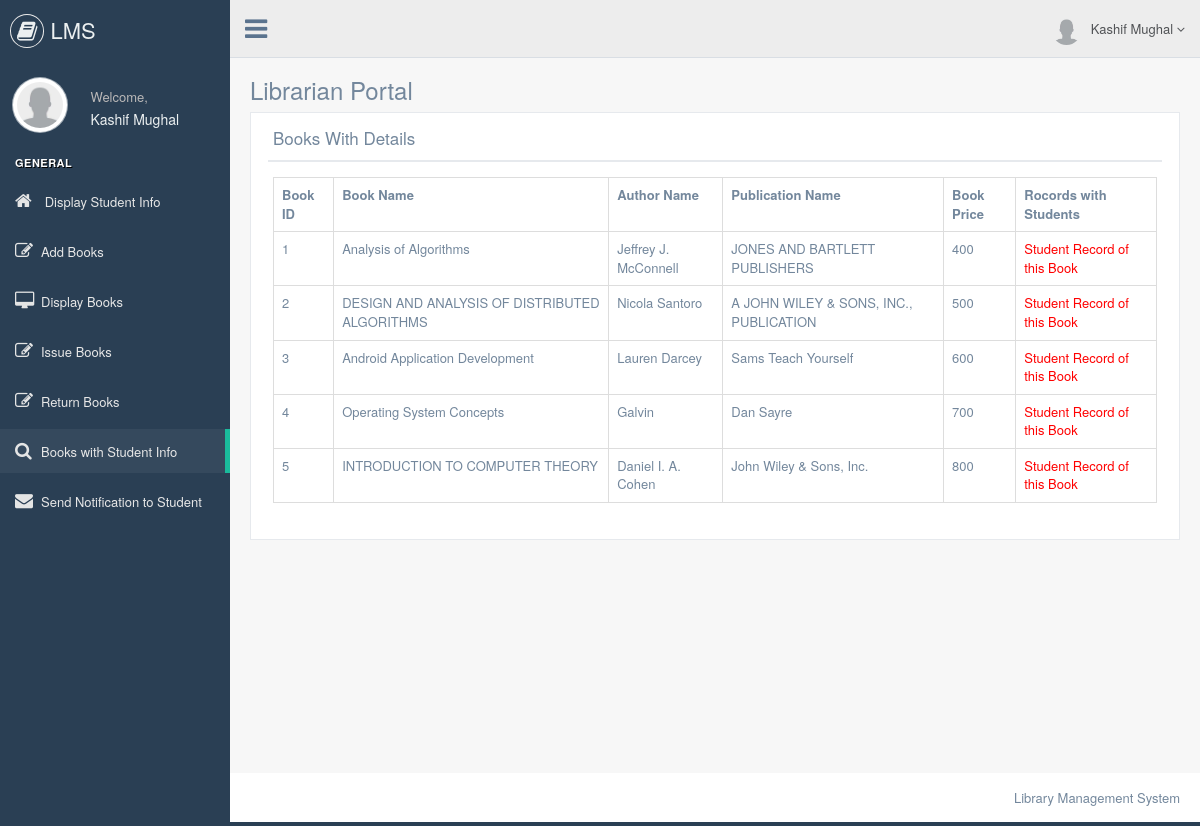
The app's page /LMS/librarian/book_details_with_students.php (signed in) with its own data.
### tables this page shows
CREATE TABLE `add_books` (
  `book_id` int(5) NOT NULL,
  `book_name` varchar(50) NOT NULL,
  `book_author_name` varchar(50) NOT NULL,
  `book_publication_name` varchar(50) NOT NULL,
  `book_purchase_date` date NOT NULL,
  `book_price` int(20) NOT NULL,
  `book_quantity` int(20) NOT NULL,
  `available_quantity` int(20) NOT NULL,
  `librarian_username` varchar(50) NOT NULL
);

### LMS/librarian/book_details_with_students.php (the view, shortened to what this page needs)
    <?php
include "header.php";
include "connection.php";
?>
        <div class="right_col" role="main">
            <div class="">
                <div class="page-title">
                    <div class="title_left">
                        <h3>Librarian Portal</h3>
                    </div>
                </div>
                <div class="clearfix"></div>
                <div class="row" style="min-height:500px">
                    <div class="col-md-12 col-sm-12 col-xs-12">
                        <div class="x_panel">
                            <div class="x_title">
                                <h2>Books With Details</h2>
                                <div class="clearfix"></div>
                            </div>
                            <div class="x_content">
                                <?php
                                    $tbl = mysqli_query($link,"select * from add_books where available_quantity > 0");
                                    echo "<table class='table table-bordered'>";
                                        echo "<tr>";
                                            echo "<th>";    echo "Book ID";   echo "</th>";
                                            echo "<th>";    echo "Book Name";   echo "</th>";
                                            echo "<th>";    echo "Author Name";   echo "</th>";
                                            echo "<th>";    echo "Publication Name";   echo "</th>";
                                            echo "<th>";    echo "Book Price";   echo "</th>";
                                            echo "<th>";    echo "Rocords with Students";   echo "</th>";
                                        echo "</tr>";
                                    while($row = mysqli_fetch_array($tbl))
                                    {
                                        echo "<tr>";
                                        echo "<td>";    echo $row["book_id"];   echo "</td>";
                                        echo "<td>";    echo $row["book_name"];   echo "</td>";
                                        echo "<td>";    echo $row["book_author_name"];   echo "</td>";
                                        echo "<td>";    echo $row["book_publication_name"];   echo "</td>";
                                        echo "<td>";    echo $row["book_price"];   echo "</td>";
                                        echo "<td>";    ?> <a href="all_students_of_this_book.php?book_id=<?php echo $row["book_id"];?>" style="color:red">Student Record of this Book</a><?php   echo "</td>";
                                        echo "</tr>";
                                    }
                                    echo "</table>";
                                    ?>
                            </div>
                        </div>
                    </div>
                </div>
            </div>
        </div>
<?php
    include "footer.php";
?>

### records on screen
add_books: book_id "1", book_name "Analysis of Algorithms", book_author_name "Jeffrey J. McConnell", book_publication_name "JONES AND BARTLETT PUBLISHERS", book_price "400"
add_books: book_id "2", book_name "DESIGN AND ANALYSIS OF DISTRIBUTED ALGORITHMS", book_author_name "Nicola Santoro", book_publication_name "A JOHN WILEY & SONS, INC., PUBLICATION", book_price "500"
add_books: book_id "3", book_name "Android Application Development", book_author_name "Lauren Darcey", book_publication_name "Sams Teach Yourself", book_price "600"
add_books: book_id "4", book_name "Operating System Concepts", book_author_name "Galvin", book_publication_name "Dan Sayre", book_price "700"
add_books: book_id "5", book_name "INTRODUCTION TO COMPUTER THEORY", book_author_name "Daniel I. A. Cohen", book_publication_name "John Wiley & Sons, Inc.", book_price "800"

### other values on screen
$_SESSION["librarian_fullname"] "Kashif Mughal"
